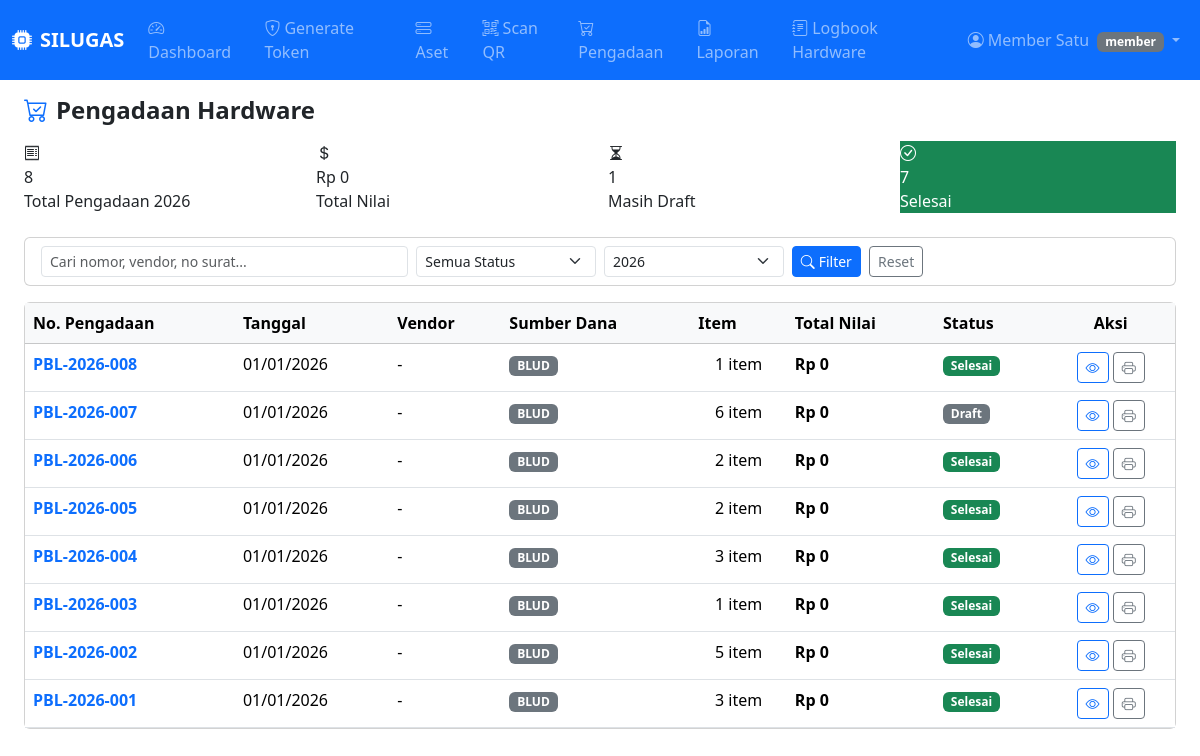
The page /pages/procurement_list.php (signed in) on the database its author committed.
### tables this page shows
CREATE TABLE IF NOT EXISTS procurement_orders (
    id INT UNSIGNED AUTO_INCREMENT PRIMARY KEY,
    nomor_pengadaan VARCHAR(50) NOT NULL UNIQUE,          
    tanggal_pengadaan DATE NOT NULL,
    vendor VARCHAR(150) NOT NULL,
    no_surat VARCHAR(100) DEFAULT NULL,                   
    sumber_dana ENUM('apbd','apbn','bos','blud','lainnya') NOT NULL DEFAULT 'blud',
    total_harga DECIMAL(15,2) NOT NULL DEFAULT 0,
    status ENUM('draft','disetujui','diterima','selesai') NOT NULL DEFAULT 'draft',
    catatan TEXT DEFAULT NULL,
    created_by INT UNSIGNED NOT NULL,
    created_at DATETIME NOT NULL DEFAULT CURRENT_TIMESTAMP,
    updated_at DATETIME NOT NULL DEFAULT CURRENT_TIMESTAMP ON UPDATE CURRENT_TIMESTAMP,
    FOREIGN KEY (created_by) REFERENCES users(id)
);

### includes/auth.php (called while the page is built, shortened)
<?php
function clean($val) {
    return htmlspecialchars(trim((string)$val), ENT_QUOTES, 'UTF-8');
}

### pages/procurement_list.php (the view, shortened to what this page needs)
<?php
require_once __DIR__ . '/../includes/auth.php';
$db = getDB();
$search        = trim($_GET['q'] ?? '');
$year_filter   = $_GET['tahun'] ?? date('Y');
$where  = ['1=1'];
$params = [];
if ($year_filter) {
    $where[]  = 'YEAR(po.tanggal_pengadaan) = ?';
    $params[] = $year_filter;
}
$sql = "
    SELECT po.*,
           u.name AS created_by_name,
           COUNT(pi.id) AS jumlah_item
    FROM procurement_orders po
    JOIN users u ON u.id = po.created_by
    LEFT JOIN procurement_items pi ON pi.procurement_id = po.id
    WHERE " . implode(' AND ', $where) . "
    GROUP BY po.id
    ORDER BY po.tanggal_pengadaan DESC, po.id DESC
";
$stmt = $db->prepare($sql);
$stmt->execute($params);
$orders = $stmt->fetchAll();
$stat = $db->prepare("
    SELECT
        COUNT(*) AS total,
        SUM(total_harga) AS total_nilai,
        SUM(CASE WHEN status='selesai' THEN 1 ELSE 0 END) AS selesai,
        SUM(CASE WHEN status='draft' THEN 1 ELSE 0 END) AS draft
    FROM procurement_orders
    WHERE YEAR(tanggal_pengadaan) = ?
");
$stat->execute([$year_filter]);
$summary = $stat->fetch();
$status_labels = [
    'draft'     => ['label' => 'Draft',     'class' => 'secondary'],
    'disetujui' => ['label' => 'Disetujui', 'class' => 'primary'],
    'diterima'  => ['label' => 'Diterima',  'class' => 'info'],
    'selesai'   => ['label' => 'Selesai',   'class' => 'success'],
];
include __DIR__ . '/../includes/header.php';
?>
<div class="d-flex justify-content-between align-items-center mb-3">
    <h4 class="fw-bold mb-0"><i class="bi bi-cart-check me-2 text-primary"></i>Pengadaan Hardware</h4>
</div>
<div class="row g-3 mb-4">
    <div class="col-6 col-md-3">
        <div class="stat-card bg-stat-blue">
            <div class="stat-icon"><i class="bi bi-receipt"></i></div>
            <div>
                <div class="stat-value"><?= $summary['total'] ?? 0 ?></div>
                <div class="stat-label">Total Pengadaan <?= $year_filter ?></div>
            </div>
        </div>
    </div>
    <div class="col-6 col-md-3">
        <div class="stat-card bg-stat-teal">
            <div class="stat-icon"><i class="bi bi-currency-dollar"></i></div>
            <div>
                <div class="stat-value" style="font-size:1rem;">Rp <?= number_format($summary['total_nilai'] ?? 0, 0, ',', '.') ?></div>
                <div class="stat-label">Total Nilai</div>
            </div>
        </div>
    </div>
    <div class="col-6 col-md-3">
        <div class="stat-card bg-stat-orange">
            <div class="stat-icon"><i class="bi bi-hourglass-split"></i></div>
            <div>
                <div class="stat-value"><?= $summary['draft'] ?? 0 ?></div>
                <div class="stat-label">Masih Draft</div>
            </div>
        </div>
    </div>
    <div class="col-6 col-md-3">
        <div class="stat-card bg-success" style="color:#fff;">
            <div class="stat-icon"><i class="bi bi-check-circle"></i></div>
            <div>
                <div class="stat-value"><?= $summary['selesai'] ?? 0 ?></div>
                <div class="stat-label">Selesai</div>
            </div>
        </div>
    </div>
</div>
<div class="card mb-3">
    <div class="card-body py-2">
        <form method="get" class="row g-2 align-items-end">
            <div class="col-sm-4">
                <input type="text" name="q" class="form-control form-control-sm" placeholder="Cari nomor, vendor, no surat..." value="<?= clean($search) ?>">
            </div>
            <div class="col-sm-2">
                <select name="status" class="form-select form-select-sm">
                    <option value="">Semua Status</option>
                </select>
            </div>
            <div class="col-sm-2">
                <select name="tahun" class="form-select form-select-sm">
                    <?php for ($y = date('Y'); $y >= 2023; $y--): ?>
                    <option value="<?= $y ?>" <?= $year_filter == $y ? 'selected' : '' ?>><?= $y ?></option>
                    <?php endfor; ?>
                </select>
            </div>
            <div class="col-auto">
                <button type="submit" class="btn btn-primary btn-sm"><i class="bi bi-search me-1"></i>Filter</button>
                <a href="<?= APP_URL ?>/procurement_list" class="btn btn-outline-secondary btn-sm ms-1">Reset</a>
            </div>
        </form>
    </div>
</div>
<div class="card">
    <div class="card-body p-0">
        <?php if ($orders): ?>
        <div class="table-responsive">
            <table class="table table-hover mb-0">
                <thead class="table-light">
                    <tr>
                        <th>No. Pengadaan</th>
                        <th>Tanggal</th>
                        <th>Vendor</th>
                        <th>Sumber Dana</th>
                        <th>Item</th>
                        <th>Total Nilai</th>
                        <th>Status</th>
                        <th class="text-center">Aksi</th>
                    </tr>
                </thead>
                <tbody>
                <?php foreach ($orders as $o): ?>
                    <tr>
                        <td>
                            <a href="<?= APP_URL ?>/procurement_detail?id=<?= $o['id'] ?>" class="fw-semibold text-decoration-none">
                                <?= clean($o['nomor_pengadaan']) ?>
                            </a>
                        </td>
                        <td><?= date('d/m/Y', strtotime($o['tanggal_pengadaan'])) ?></td>
                        <td><?= clean($o['vendor']) ?></td>
                        <td><span class="badge bg-secondary"><?= strtoupper($o['sumber_dana']) ?></span></td>
                        <td class="text-center"><?= $o['jumlah_item'] ?> item</td>
                        <td class="fw-semibold">Rp <?= number_format($o['total_harga'], 0, ',', '.') ?></td>
                        <td>
                            <?php $s = $status_labels[$o['status']] ?? ['label'=>$o['status'],'class'=>'secondary']; ?>
                            <span class="badge bg-<?= $s['class'] ?>"><?= $s['label'] ?></span>
                        </td>
                        <td class="text-center">
                            <a href="<?= APP_URL ?>/procurement_detail?id=<?= $o['id'] ?>" class="btn btn-sm btn-outline-primary" title="Detail">
                                <i class="bi bi-eye"></i>
                            </a>
                            <a href="<?= APP_URL ?>/procurement_print?id=<?= $o['id'] ?>" target="_blank" class="btn btn-sm btn-outline-secondary" title="Cetak">
                                <i class="bi bi-printer"></i>
                            </a>
                        </td>
                    </tr>
                <?php endforeach; ?>
                </tbody>
            </table>
        </div>
        <?php endif; ?>
    </div>
</div>
<?php include __DIR__ . '/../includes/footer.php'; ?>

### rows shown on the page
procurement_orders: nomor_pengadaan "PBL-2026-008", tanggal_pengadaan "01/01/2026", vendor "-", sumber_dana "BLUD", jumlah_item "1", total_harga "0", status "Selesai"
procurement_orders: nomor_pengadaan "PBL-2026-007", tanggal_pengadaan "01/01/2026", vendor "-", sumber_dana "BLUD", jumlah_item "6", total_harga "0", status "Draft"
procurement_orders: nomor_pengadaan "PBL-2026-006", tanggal_pengadaan "01/01/2026", vendor "-", sumber_dana "BLUD", jumlah_item "2", total_harga "0", status "Selesai"
procurement_orders: nomor_pengadaan "PBL-2026-005", tanggal_pengadaan "01/01/2026", vendor "-", sumber_dana "BLUD", jumlah_item "2", total_harga "0", status "Selesai"
procurement_orders: nomor_pengadaan "PBL-2026-004", tanggal_pengadaan "01/01/2026", vendor "-", sumber_dana "BLUD", jumlah_item "3", total_harga "0", status "Selesai"
procurement_orders: nomor_pengadaan "PBL-2026-003", tanggal_pengadaan "01/01/2026", vendor "-", sumber_dana "BLUD", jumlah_item "1", total_harga "0", status "Selesai"
procurement_orders: nomor_pengadaan "PBL-2026-002", tanggal_pengadaan "01/01/2026", vendor "-", sumber_dana "BLUD", jumlah_item "5", total_harga "0", status "Selesai"
procurement_orders: nomor_pengadaan "PBL-2026-001", tanggal_pengadaan "01/01/2026", vendor "-", sumber_dana "BLUD", jumlah_item "3", total_harga "0", status "Selesai"

### other values the page prints
APP_NAME "SILUGAS"
$user['name'] "Member Satu"
$user['role'] "member"
$summary['total'] "8"
$summary['total_nilai'] "0"
$summary['draft'] "1"
$summary['selesai'] "7"
form field tahun "2026"
